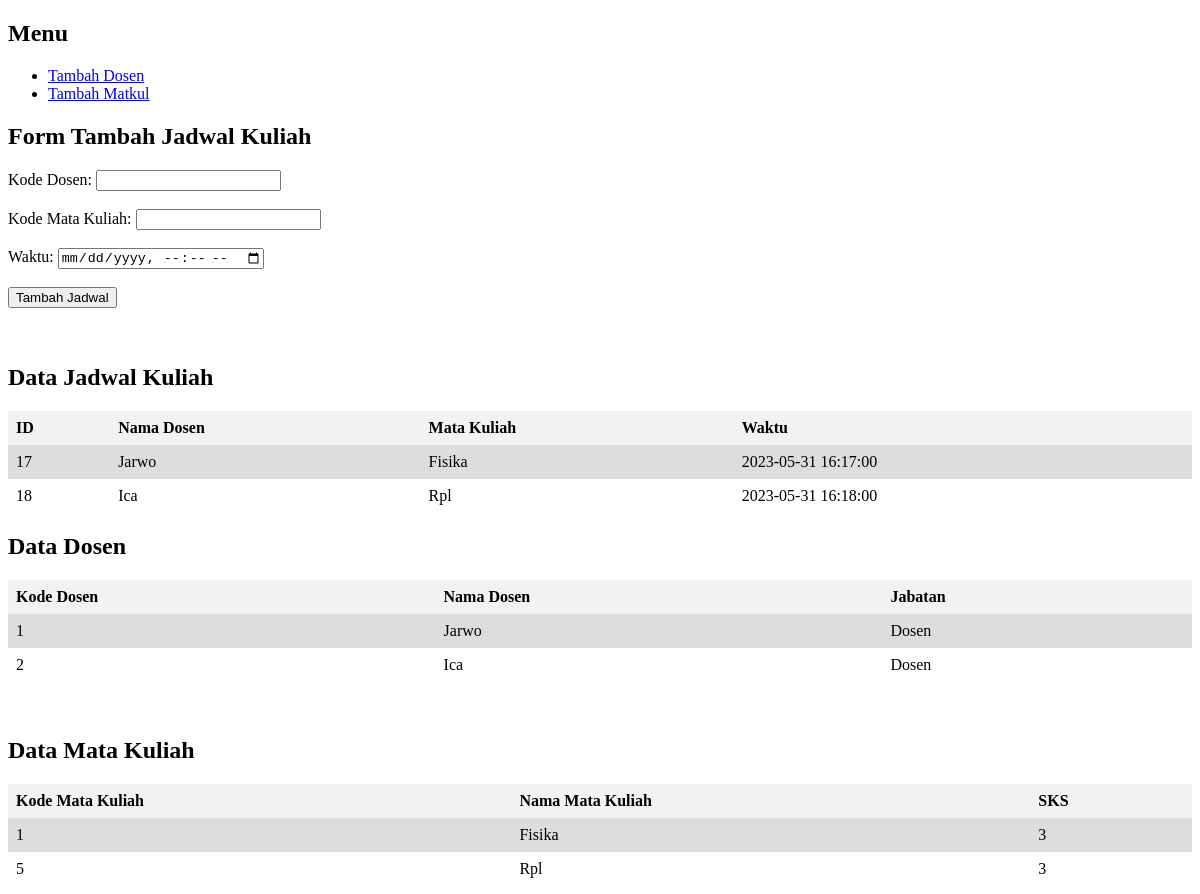
The page / on the database its author committed.
### tables this page shows
CREATE TABLE `jadwal` (
  `id` int(11) NOT NULL,
  `kode_dosen` int(11) DEFAULT NULL,
  `kode_matkul` int(11) DEFAULT NULL,
  `waktu` datetime DEFAULT NULL
);

CREATE TABLE `dosen` (
  `kode_dosen` int(11) NOT NULL,
  `nama_dosen` varchar(50) DEFAULT NULL,
  `jabatan` varchar(50) DEFAULT NULL
);

CREATE TABLE `matkul` (
  `kode_matkul` int(11) NOT NULL,
  `nama_matkul` varchar(50) DEFAULT NULL,
  `sks` int(11) DEFAULT NULL
);

### index.php (the view, shortened to what this page needs)
<!DOCTYPE html>
<html>
<head>
</head>
<body>
<h2>Menu</h2>
<ul>
    <li><a href="add_dosen.php">Tambah Dosen</a></li>
    <li><a href="add_matkul.php">Tambah Matkul</a></li>
</ul>
    <h2>Form Tambah Jadwal Kuliah</h2>
    <form method="post" action="process.php">
        <label for="kodeDosen">Kode Dosen:</label>
        <input type="text" name="kodeDosen" id="kodeDosen" required>
        <br><br>
        <label for="kodeMatkul">Kode Mata Kuliah:</label>
        <input type="text" name="kodeMatkul" id="kodeMatkul" required>
        <br><br>
        <label for="waktu">Waktu:</label>
        <input type="datetime-local" name="waktu" id="waktu" required>
        <br><br>
        <input type="submit" value="Tambah Jadwal">
    </form>
    <br><br>
    <h2>Data Jadwal Kuliah</h2>
<?php
    $servername = "localhost";
    $username = "root";
    $password = "";
    $dbname = "db_akademik";
    $conn = new mysqli($servername, $username, $password, $dbname);
    $sql = "SELECT jadwal.id, dosen.nama_dosen, matkul.nama_matkul, jadwal.waktu
            FROM jadwal
            INNER JOIN dosen ON jadwal.kode_dosen = dosen.kode_dosen
            INNER JOIN matkul ON jadwal.kode_matkul = matkul.kode_matkul";
    $result = $conn->query($sql);
    if ($result->num_rows > 0) {
        echo "<table>";
        echo "<tr><th>ID</th><th>Nama Dosen</th><th>Mata Kuliah</th><th>Waktu</th></tr>";
        while($row = $result->fetch_assoc()) {
            echo "<tr><td>".$row["id"]."</td><td>".$row["nama_dosen"]."</td><td>".$row["nama_matkul"]."</td><td>".$row["waktu"]."</td></tr>";
        }
        echo "</table>";
    } else {
        echo "Tidak ada data jadwal kuliah.";
    }
?>
    <h2>Data Dosen</h2>
    <?php
        $servername = "localhost";
        $username = "root";
        $password = "";
        $dbname = "db_akademik";
        $conn = new mysqli($servername, $username, $password, $dbname);
        $sqlDosen = "SELECT * FROM dosen";
        $resultDosen = $conn->query($sqlDosen);
        if ($resultDosen->num_rows > 0) {
            echo "<table>";
            echo "<tr><th>Kode Dosen</th><th>Nama Dosen</th><th>Jabatan</th></tr>";
            while($rowDosen = $resultDosen->fetch_assoc()) {
                echo "<tr><td>".$rowDosen["kode_dosen"]."</td><td>".$rowDosen["nama_dosen"]."</td><td>".$rowDosen["jabatan"]."</td></tr>";
            }
            echo "</table>";
        } else {
            echo "Tidak ada data dosen.";
        }
    ?>
    <br><br>
    <h2>Data Mata Kuliah</h2>
    <?php
        $conn = new mysqli($servername, $username, $password, $dbname);
        $sqlMatkul = "SELECT * FROM matkul";
        $resultMatkul = $conn->query($sqlMatkul);
        if ($resultMatkul->num_rows > 0) {
            echo "<table>";
            echo "<tr><th>Kode Mata Kuliah</th><th>Nama Mata Kuliah</th><th>SKS</th></tr>";
            while($rowMatkul = $resultMatkul->fetch_assoc()) {
                echo "<tr><td>".$rowMatkul["kode_matkul"]."</td><td>".$rowMatkul["nama_matkul"]."</td><td>".$rowMatkul["sks"]."</td></tr>";
            }
            echo "</table>";
        } else {
            echo "Tidak ada data mata kuliah.";
        }
    ?>
</body>
</html>

### index.php (style rules this page uses)
table { border-collapse: collapse; width: 100%; }
th, td { text-align: left; padding: 8px; }
th { background-color: #f2f2f2; }
tr:nth-child(even) { background-color: #dddddd; }

### rows shown on the page
jadwal: id "17", kode_dosen.nama_dosen "Jarwo", kode_matkul.nama_matkul "Fisika", waktu "2023-05-31 16:17:00"
jadwal: id "18", kode_dosen.nama_dosen "Ica", kode_matkul.nama_matkul "Rpl", waktu "2023-05-31 16:18:00"
dosen: kode_dosen "1", nama_dosen "Jarwo", jabatan "Dosen"
dosen: kode_dosen "2", nama_dosen "Ica", jabatan "Dosen"
matkul: kode_matkul "1", nama_matkul "Fisika", sks "3"
matkul: kode_matkul "5", nama_matkul "Rpl", sks "3"
